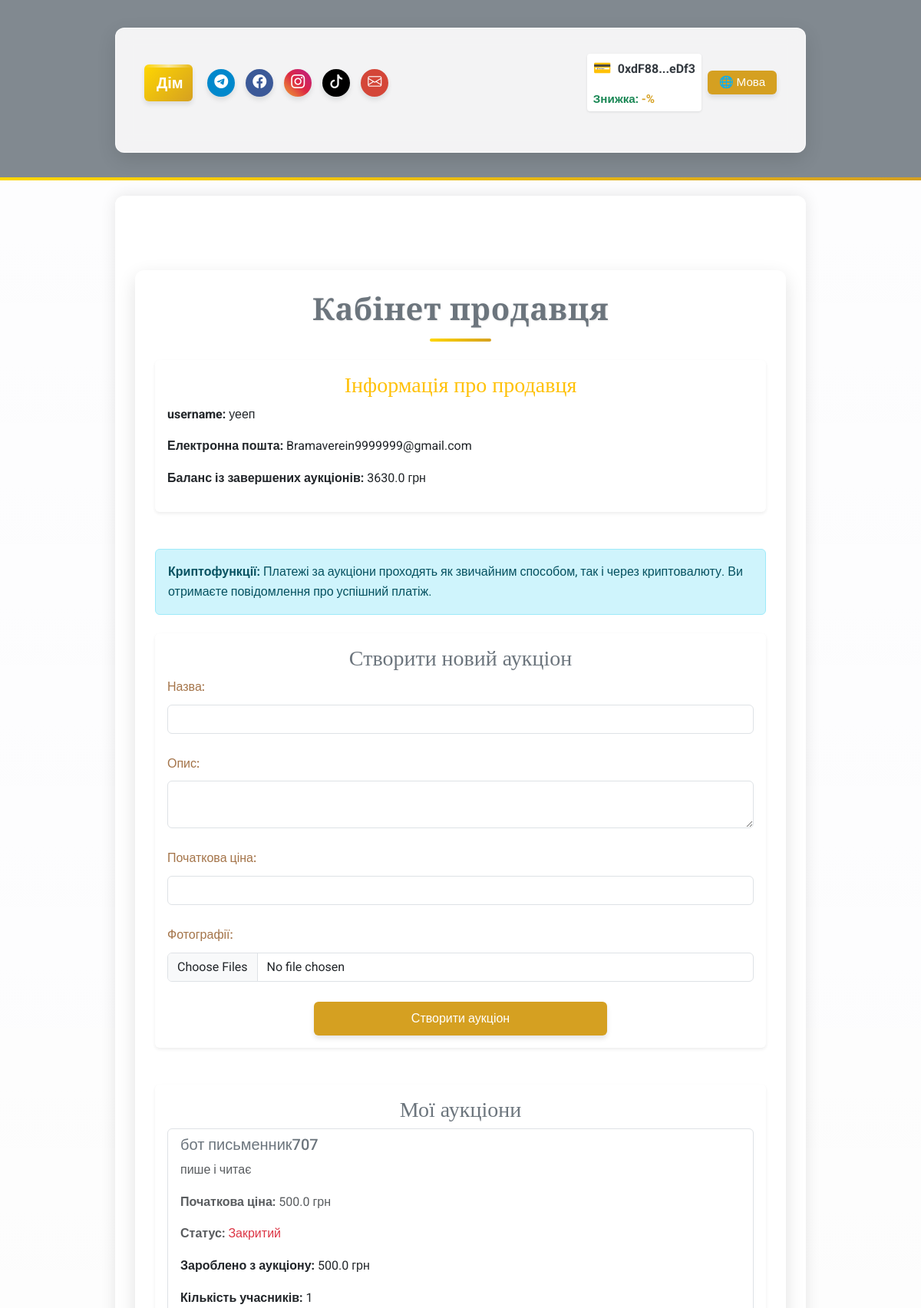
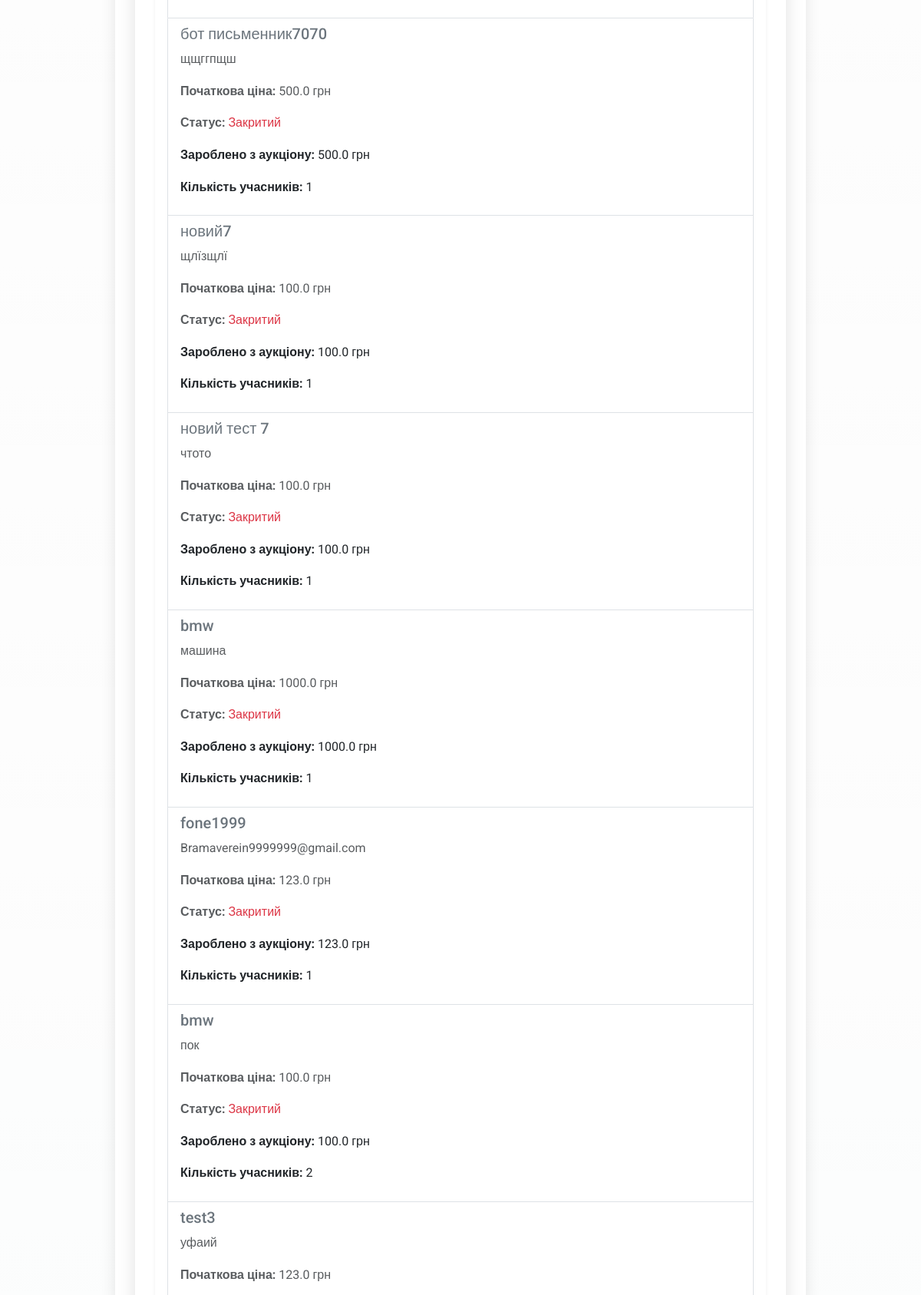
Page /user/seller/Bramaverein9999999@gmail.com (signed in, upper part) on the committed database (2 pictures, top to bottom).
### app/models/user.py (models this page shows, shortened)
class User(UserMixin, db.Model):
    __tablename__ = 'users'
    id = db.Column(db.Integer, primary_key=True)
    username = db.Column(db.String(80), nullable=False, unique=True)
    email = db.Column(db.String(120), nullable=False, unique=True)
    password_hash = db.Column(db.String(128), nullable=False)
    balance = db.Column(db.Float, default=0.0)
    platform_balance = db.Column(db.Float, default=0.0)  # Баланс платформи
    user_type = db.Column(db.String(10), nullable=False)  # "buyer", "seller", "admin"
    is_admin = db.Column(db.Boolean, default=False)  # Поле для адміністратора
    wallet_address = db.Column(db.String(42), nullable=True)  # Адреса криптогаманця
    verification_document = db.Column(db.String(255))
    is_verified = db.Column(Boolean, default=False)
    company_name = db.Column(db.String(255))
    tax_id = db.Column(db.String(64))
    language = db.Column(db.String(5), default='ua')  # 'ua', 'en', 'de'    # Зв'язки
    auctions_created = db.relationship('Auction', foreign_keys='Auction.seller_id', backref='seller', lazy=True)
    auctions_won = db.relationship('Auction', foreign_keys='Auction.winner_id', backref='winner', lazy=True)
    auction_participations = db.relationship('AuctionParticipant', back_populates='user', lazy=True)

### app/models/auction.py (models this page shows, shortened)
class Auction(db.Model):
    __tablename__ = 'auctions'
    id = db.Column(db.Integer, primary_key=True)
    title = db.Column(db.String(255), nullable=False)
    description = db.Column(db.Text, nullable=False)
    starting_price = db.Column(db.Float, nullable=False)
    current_price = db.Column(db.Float, nullable=False)
    seller_id = db.Column(db.Integer, db.ForeignKey('users.id'), nullable=False)
    total_participants = db.Column(db.Integer, default=0, nullable=False)
    is_active = db.Column(db.Boolean, default=True, nullable=False)
    winner_id = db.Column(db.Integer, db.ForeignKey('users.id'), nullable=True)
    total_earnings = db.Column(db.Float, default=0.0, nullable=False)
    created_at = db.Column(db.DateTime, default=db.func.now(), nullable=False)
    updated_at = db.Column(db.DateTime, default=db.func.now(), onupdate=db.func.now(), nullable=False)
    photos = db.Column(JSON, default=list)  # Поле для зберігання шляхів до фото у форматі JSON
    is_confirmed = db.Column(db.Boolean, default=False, nullable=False)  # Чи підтверджено отримання товару
    main_photo_idx = db.Column(db.Integer, default=0)  # Індекс головного фото
    participants = relationship(
        'AuctionParticipant', back_populates='auction', cascade='all, delete-orphan', lazy='dynamic'
    )

### app/routes/user_routes.py (the view)
@user_bp.route('/seller/<string:email>', methods=['GET'])
@login_required
def seller_dashboard(email):
    if current_user.email != email:
        lang = session.get('lang', 'ua')
        flash(get_message('not_authorized', lang), 'error')
        return redirect(url_for('auth.login'))
    user = User.query.filter_by(email=email).first()
    if not user:
        lang = session.get('lang', 'ua')
        flash(get_message('user_not_found', lang), 'error')
        return redirect(url_for('auth.login'))
    all_auctions = Auction.query.filter_by(seller_id=user.id).all()
    completed_auctions = [
        {
            'title': auction.title,
            'description': auction.description,
            'starting_price': auction.starting_price,
            'status': 'Закритий' if not auction.is_active else 'Активний',
            'total_earnings': round(auction.total_participants * auction.starting_price * 0.01 + auction.current_price, 2),
            'total_participants': auction.total_participants
        }
        for auction in all_auctions if not auction.is_active
    ]
    balance_from_completed = sum(
        auction['total_earnings'] for auction in completed_auctions
    )
    return render_template(
        'users/seller_dashboard.html',
        user=user,
        auctions=completed_auctions,
        balance_from_completed=balance_from_completed,
        lang=session.get('lang', 'ua'),
        ui_text=ui_text
    )

### app/utils/i18n_ui.py (called while the page is built)
def ui_text(key, lang):
    return ui_translations.get(key, {}).get(lang, ui_translations.get(key, {}).get('ua', key))

### app/templates/users/seller_dashboard.html (shortened to what this page needs)
{% extends "base.html" %}
{% block content %}
<div class="container my-5">
    <div class="text-center mb-4">
        <h1 class="text-secondary">{{ ui_text('seller_dashboard_title', lang) }}</h1>
    </div>
    <div class="card shadow-sm border-0 mb-5">
        <div class="card-body">
            <h3 class="card-title text-warning">{{ ui_text('seller_info_title', lang) }}</h3>
            <p><strong>{{ ui_text('username', lang) }}:</strong> {{ user.username }}</p>
            <p><strong>{{ ui_text('email', lang) }}:</strong> {{ user.email }}</p>
            <p><strong>{{ ui_text('balance_completed_auctions', lang) }}:</strong> {{ balance_from_completed | round(2) }} грн</p>
        </div>
    </div>
    <div class="alert alert-info mb-4">
        <b>{{ ui_text('crypto_functions', lang) }}:</b> {{ ui_text('auction_payments_info', lang) }}
    </div>
    <div class="card shadow-sm border-0 mb-5">
        <div class="card-body">
            <h3 class="card-title text-secondary">{{ ui_text('create_auction_title', lang) }}</h3>
            <form action="/auction/create" method="POST" enctype="multipart/form-data" class="row g-3">
                <div class="col-12">
                    <label for="title" class="form-label">{{ ui_text('title', lang) }}:</label>
                    <input type="text" id="title" name="title" class="form-control" required>
                </div>
                <div class="col-12">
                    <label for="description" class="form-label">{{ ui_text('description', lang) }}:</label>
                    <textarea id="description" name="description" class="form-control" required></textarea>
                </div>
                <div class="col-12">
                    <label for="starting_price" class="form-label">{{ ui_text('starting_price', lang) }}:</label>
                    <input type="number" id="starting_price" name="starting_price" class="form-control" required>
                </div>
                <div class="col-12">
                    <label for="photos" class="form-label">{{ ui_text('photos', lang) }}:</label>
                    <input type="file" id="photos" name="photos" class="form-control" multiple accept="image/*">
                </div>
                <div class="col-12 text-center">
                    <button type="submit" class="btn btn-warning w-50">{{ ui_text('create_auction', lang) }}</button>
                </div>
            </form>
        </div>
    </div>
    <div class="card shadow-sm border-0 mb-5">
        <div class="card-body">
            <h3 class="card-title text-secondary">{{ ui_text('my_auctions', lang) }}</h3>
            {% if auctions %}
            <ul class="list-group">
                {% for auction in auctions %}
                <li class="list-group-item d-flex justify-content-between align-items-start">
                    <div>
                        <h5 class="text-secondary">{{ auction.title }}</h5>
                        <p class="text-muted">{{ auction.description }}</p>
                        <p class="text-muted"><strong>{{ ui_text('starting_price', lang) }}:</strong> {{ auction.starting_price }} грн</p>
                        <p class="text-muted"><strong>{{ ui_text('status', lang) }}:</strong>
                            <span class="{{ 'text-success' if auction.is_active else 'text-danger' }}">
                                {{ ui_text('active', lang) if auction.is_active else ui_text('closed', lang) }}
                            </span>
                        </p>
                        {% if not auction.is_active %}
                        <p><strong>{{ ui_text('earned_from_auction', lang) }}:</strong> {{ auction.total_earnings | round(2) }} грн</p>
                        <p><strong>{{ ui_text('participants_count', lang) }}:</strong> {{ auction.total_participants }}</p>
                        {% endif %}
                    </div>
                </li>
                {% endfor %}
            </ul>
            {% else %}
            <p class="text-muted text-center">{{ ui_text('no_created_auctions', lang) }}</p>
            {% endif %}
        </div>
    </div>
</div>
{% endblock %}

### app/templates/base.html (shortened to what this page needs)
<!DOCTYPE html>
<html lang="{{ lang if lang else 'uk' }}">
<head>
    <link href="https://cdn.jsdelivr.net/npm/bootstrap@5.3.0/dist/css/bootstrap.min.css" rel="stylesheet">
    <link rel="stylesheet" href="https://cdn.jsdelivr.net/npm/bootstrap-icons@1.11.1/font/bootstrap-icons.css">
    <link rel="stylesheet" href="{{ url_for('static', filename='css/custom.css') }}?v={{ range(1, 100000) | random }}">
</head>
<body class="bg-light text-dark" style="font-family: 'Roboto', sans-serif;">
    <div class="video-background">
    </div>
    <header class="bg-secondary text-white py-3" style="background-color: rgba(108, 117, 125, 0.85) !important; position: relative; overflow: hidden;">
        <div class="header-video-bg">
        </div>
        <div class="container">
            <nav class="navbar navbar-expand-lg navbar-dark">
                <div class="container-fluid">
                    <a class="navbar-brand fw-bold home-button" href="/">{{ ui_text('home', lang) }}</a>
                    <div class="d-flex align-items-center w-100 justify-content-between header-content">
                        <div class="d-flex gap-2 align-items-center header-social">
                            <a href="https://t.me/your_channel" class="social-button telegram-color" title="{{ ui_text('telegram', lang) }}"
                                target="_blank">
                                <i class="bi bi-telegram"></i>
                            </a>
                            <a href="https://facebook.com/your_page" class="social-button facebook-color" title="{{ ui_text('facebook', lang) }}"
                                target="_blank">
                                <i class="bi bi-facebook"></i>
                            </a>
                            <a href="https://instagram.com/your_page" class="social-button instagram-color" title="{{ ui_text('instagram', lang) }}"
                                target="_blank">
                                <i class="bi bi-instagram"></i>
                            </a>
                            <a href="https://tiktok.com/@your_page" class="social-button tiktok-color" title="{{ ui_text('tiktok', lang) }}"
                                target="_blank">
                                <i class="bi bi-tiktok"></i>
                            </a>
                            <a href="mailto:info@yourdomain.com" class="social-button email-color" title="{{ ui_text('email', lang) }}">
                                <i class="bi bi-envelope"></i>
                            </a>
                        </div>
                        <div class="d-flex align-items-center ms-3 header-controls">
                            {% if current_user.is_authenticated %}
                            {% if current_user.wallet_address %}
                            <div class="wallet-widget">                                <div class="wallet-address-container">
                                    <span class="wallet-icon">&#128179;</span>
                                    <span id="wallet-address-short" title="{{ ui_text('copy_address', lang) }}" data-full-address="{{ current_user.wallet_address }}" class="text-truncate-item">
                                        {{ current_user.wallet_address[:6] }}...{{ current_user.wallet_address[-4:] }}
                                    </span>
                                </div>                                {% if user_discount is not none %}
                                <div class="small text-success fw-bold mt-1 wallet-discount text-truncate-item">
                                    {{ ui_text('token_discount', lang) }}: <span style="color:#d5a021;">-{{ user_discount }}%</span>
                                </div>
                                {% endif %}
                            </div>                            {% else %}                            <button onclick="connectWallet()" class="btn btn-outline-warning btn-sm ms-2 wallet-connect-btn text-truncate-item">
                                {{ ui_text('connect_wallet', lang) }}&nbsp;&#128179;
                            </button>
                            {% endif %}
                            {% endif %}
                                                        <div class="ms-2 language-switcher">
                                <div class="dropdown">
                                    <button class="btn btn-outline-light btn-sm py-1 px-2 dropdown-toggle text-truncate-item" type="button"
                                        id="langDropdown" data-bs-toggle="dropdown" aria-expanded="false">
                                        🌐 {{ ui_text('language', lang) }}
                                    </button>
                                </div>
                            </div>
                        </div>
                    </div>
                </div>
            </nav>
        </div>
    </header>
    <main class="container py-5" style="background-color: rgba(255, 255, 255, 0.85); border-radius: 12px; box-shadow: 0 0 20px rgba(0, 0, 0, 0.1);">
        {% block content %}{% endblock %}
    </main>
</body>
</html>

### app/templates/base.html (style rules this page uses)
.text-truncate-item { white-space: nowrap; overflow: hidden; text-overflow: ellipsis; max-width: 100%; }
.video-background { position: fixed; top: 0; left: 0; width: 100%; height: 100%; z-index: -2; overflow: hidden; }
.wallet-widget { display: flex; align-items: center; background-color: white; padding: 0.25rem 0.5rem; border-radius: 0.25rem; box-shadow: 0 1px 3px rgba(0, 0, 0, 0.1); gap: 8px; flex-direction: column; align-items: flex-start; max-width: 100%; }
.wallet-address-container { display: flex; align-items: center; gap: 8px; max-width: 100%; overflow: hidden; }
.wallet-icon { font-size: 1.2em; color: #28a745; }
#wallet-address-short { text-overflow: ellipsis; overflow: hidden; white-space: nowrap; cursor: pointer; font-weight: bold; color: #343a40; }
.wallet-discount { font-size: 0.95em; max-width: 100%; }
.language-switcher button { font-size: 0.95em; min-width: 90px; }
.header-video-bg, .footer-video-bg { position: absolute; top: 0; left: 0; width: 100%; height: 100%; z-index: -1; overflow: hidden; }

### rows in the picture
User: wallet_address "0xdF88", wallet_address "eDf3", username "уееп", email "Bramaverein9999999@gmail.com"
Auction: title "бот письменник707", description "пише і читає", ui_text "Початкова ціна", starting_price "500.0", ui_text "Статус", ui_text "Закритий", ui_text "Зароблено з аукціону", total_earnings "500.0", ui_text "Кількість учасників", total_participants "1"
Auction: title "бот письменник7070", description "щщггпщш", ui_text "Початкова ціна", starting_price "500.0", ui_text "Статус", ui_text "Закритий", ui_text "Зароблено з аукціону", total_earnings "500.0", ui_text "Кількість учасників", total_participants "1"
Auction: title "новий7", description "щлїзщлї", ui_text "Початкова ціна", starting_price "100.0", ui_text "Статус", ui_text "Закритий", ui_text "Зароблено з аукціону", total_earnings "100.0", ui_text "Кількість учасників", total_participants "1"
Auction: title "новий тест 7", description "чтото", ui_text "Початкова ціна", starting_price "100.0", ui_text "Статус", ui_text "Закритий", ui_text "Зароблено з аукціону", total_earnings "100.0", ui_text "Кількість учасників", total_participants "1"
Auction: title "bmw", description "машина", ui_text "Початкова ціна", starting_price "1000.0", ui_text "Статус", ui_text "Закритий", ui_text "Зароблено з аукціону", total_earnings "1000.0", ui_text "Кількість учасників", total_participants "1"
Auction: title "fone1999", description "Bramaverein9999999@gmail.com", ui_text "Початкова ціна", starting_price "123.0", ui_text "Статус", ui_text "Закритий", ui_text "Зароблено з аукціону", total_earnings "123.0", ui_text "Кількість учасників", total_participants "1"
Auction: title "bmw", description "пок", ui_text "Початкова ціна", starting_price "100.0", ui_text "Статус", ui_text "Закритий", ui_text "Зароблено з аукціону", total_earnings "100.0", ui_text "Кількість учасників", total_participants "2"
Auction: title "test3", description "уфаий", ui_text "Початкова ціна", starting_price "123.0"

### other values in the picture
{{ ui_text('home', lang) }} "Дім"
{{ ui_text('token_discount', lang) }} "Знижка"
{{ ui_text('language', lang) }} "Мова"
{{ ui_text('seller_dashboard_title', lang) }} "Кабінет продавця"
{{ ui_text('seller_info_title', lang) }} "Інформація про продавця"
{{ ui_text('username', lang) }} "username"
{{ ui_text('email', lang) }} "Електронна пошта"
{{ ui_text('balance_completed_auctions', lang) }} "Баланс із завершених аукціонів"
{{ balance_from_completed | round(2) }} "3630.0"
{{ ui_text('crypto_functions', lang) }} "Криптофункції"
{{ ui_text('auction_payments_info', lang) }} "Платежі за аукціони проходять як звичайним способом, так і через криптовалюту. Ви отримаєте повідомлення про успішний платіж."
{{ ui_text('create_auction_title', lang) }} "Створити новий аукціон"
{{ ui_text('title', lang) }} "Назва"
{{ ui_text('description', lang) }} "Опис"
{{ ui_text('starting_price', lang) }} "Початкова ціна"
